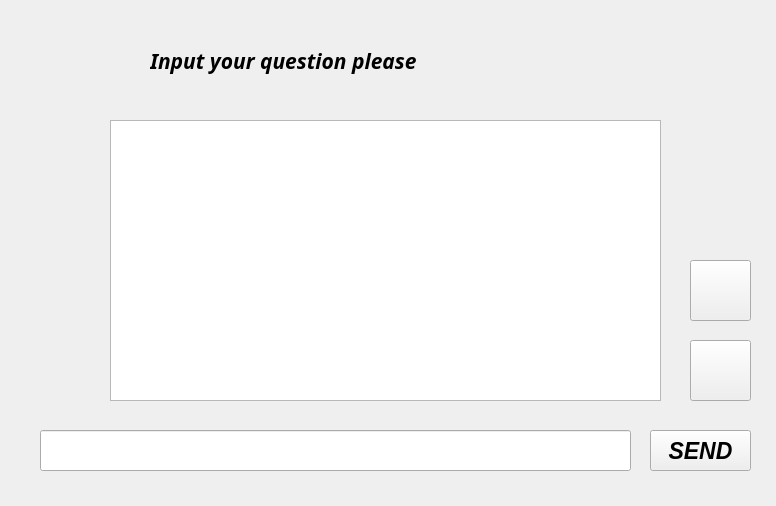
<?xml version="1.0" encoding="UTF-8"?>
<ui version="4.0">
 <class>MainWindow</class>
 <widget class="QMainWindow" name="MainWindow">
  <property name="geometry">
   <rect>
    <x>0</x>
    <y>0</y>
    <width>776</width>
    <height>506</height>
   </rect>
  </property>
  <property name="windowTitle">
   <string>NJU-github-QASystem</string>
  </property>
  <property name="documentMode">
   <bool>true</bool>
  </property>
  <widget class="QWidget" name="centralwidget">
   <widget class="QPushButton" name="button_send">
    <property name="geometry">
     <rect>
      <x>650</x>
      <y>430</y>
      <width>101</width>
      <height>41</height>
     </rect>
    </property>
    <property name="font">
     <font>
      <family>Arial</family>
      <pointsize>17</pointsize>
      <weight>75</weight>
      <italic>true</italic>
      <bold>true</bold>
     </font>
    </property>
    <property name="focusPolicy">
     <enum>Qt::NoFocus</enum>
    </property>
    <property name="text">
     <string>SEND</string>
    </property>
   </widget>
   <widget class="QPushButton" name="button_home">
    <property name="geometry">
     <rect>
      <x>690</x>
      <y>340</y>
      <width>61</width>
      <height>61</height>
     </rect>
    </property>
    <property name="text">
     <string/>
    </property>
    <property name="icon">
     <iconset>
      <normaloff>../image/homepage.png</normaloff>../image/homepage.png</iconset>
    </property>
    <property name="iconSize">
     <size>
      <width>32</width>
      <height>32</height>
     </size>
    </property>
   </widget>
   <widget class="QPushButton" name="button_refresh">
    <property name="geometry">
     <rect>
      <x>690</x>
      <y>260</y>
      <width>61</width>
      <height>61</height>
     </rect>
    </property>
    <property name="text">
     <string/>
    </property>
    <property name="icon">
     <iconset>
      <normaloff>../image/refresh-1.png</normaloff>../image/refresh-1.png</iconset>
    </property>
    <property name="iconSize">
     <size>
      <width>32</width>
      <height>32</height>
     </size>
    </property>
   </widget>
   <widget class="QLineEdit" name="text_input">
    <property name="geometry">
     <rect>
      <x>40</x>
      <y>430</y>
      <width>591</width>
      <height>41</height>
     </rect>
    </property>
   </widget>
   <widget class="QTextBrowser" name="textBrowser">
    <property name="geometry">
     <rect>
      <x>110</x>
      <y>120</y>
      <width>551</width>
      <height>281</height>
     </rect>
    </property>
    <property name="font">
     <font>
      <family>Arial</family>
      <pointsize>14</pointsize>
     </font>
    </property>
   </widget>
   <widget class="QLabel" name="label">
    <property name="geometry">
     <rect>
      <x>150</x>
      <y>30</y>
      <width>481</width>
      <height>61</height>
     </rect>
    </property>
    <property name="palette">
     <palette>
      <active>
       <colorrole role="Text">
        <brush brushstyle="SolidPattern">
         <color alpha="255">
          <red>0</red>
          <green>0</green>
          <blue>0</blue>
         </color>
        </brush>
       </colorrole>
      </active>
      <inactive>
       <colorrole role="Text">
        <brush brushstyle="SolidPattern">
         <color alpha="255">
          <red>0</red>
          <green>0</green>
          <blue>0</blue>
         </color>
        </brush>
       </colorrole>
      </inactive>
      <disabled>
       <colorrole role="Text">
        <brush brushstyle="SolidPattern">
         <color alpha="255">
          <red>120</red>
          <green>120</green>
          <blue>120</blue>
         </color>
        </brush>
       </colorrole>
      </disabled>
     </palette>
    </property>
    <property name="font">
     <font>
      <family>Arial Black</family>
      <pointsize>16</pointsize>
      <weight>75</weight>
      <italic>true</italic>
      <bold>true</bold>
     </font>
    </property>
    <property name="text">
     <string>Input your question please</string>
    </property>
   </widget>
  </widget>
 </widget>
 <resources/>
 <connections/>
</ui>
